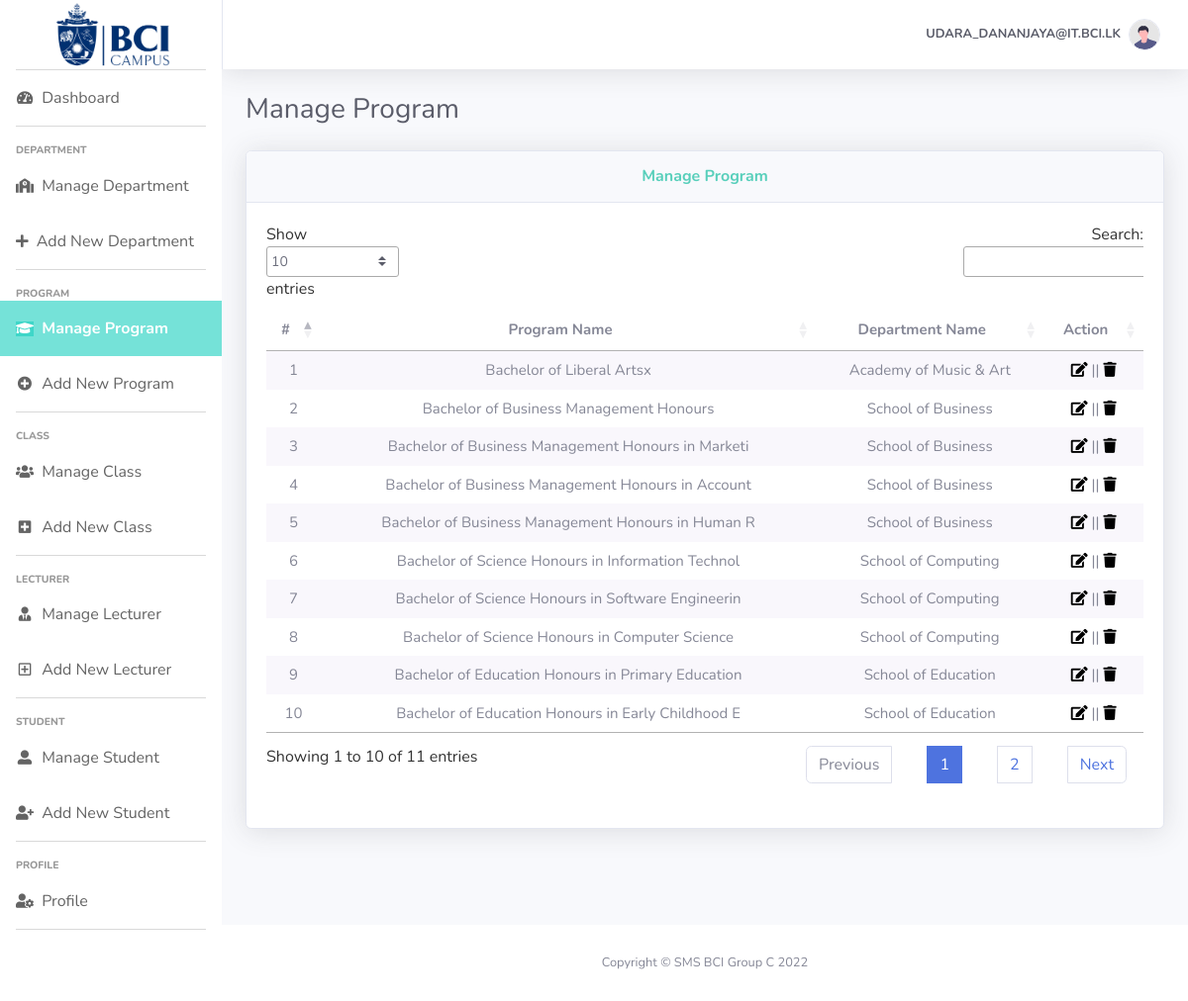
/Admin/Manage_Program.php (signed in), run on the app's committed database.
### tables this page shows
CREATE TABLE `program` (
  `program_id` int(11) NOT NULL,
  `program_name` varchar(100) NOT NULL,
  `department_id` int(11) NOT NULL
);

CREATE TABLE `department` (
  `department_id` int(11) NOT NULL,
  `department_name` varchar(100) NOT NULL
);

### Admin/Manage_Program.php (the view, shortened to what this page needs)
<?php
require_once "../config/database.php";
require_once "layout/header.php";
require_once "layout/footer.php";
$sql = "SELECT * FROM `program` LEFT JOIN `department` ON `program`.`department_id` =`department`.`department_id`";
$result = $conn->query($sql);
html_header("Manage_Program");
echo <<<EOT
<h1 class="h3 mb-4 text-gray-800">Manage Program</h1>
<div class="card shadow mb-4">
<div class="card-header py-3">
    <h6 class="m-0 font-weight-bold text-center" Style="color:#58cfbb;">Manage Program</h6>
</div>
<div class="card-body">
    <div class="table-responsive">
        <table class="stripe" style="text-align:center; white-space:nowrap;font-size: 15px;" id="dataTable" width="100%" cellspacing="0">
            <thead>
                <tr>
                    <th><center>#<center></th>
                    <th><center>Program Name<center></th>
                    <th><center>Department Name<center></th>
                    <th style="text-align: center;">Action</th>
                </tr>
            </thead>
            <tbody>
EOT;
if ($result->num_rows > 0) {
    $i=0;
    while($row = $result->fetch_assoc()) {
$i++;
        echo <<<EOT
        <tr>
            <td>$i</td>
            <td>{$row["program_name"]}</td>
            <td>{$row["department_name"]}</td>
            <td> <a href='Update_Program?EditId={$row["program_id"]}'><i class="fas fa-edit"></i></a> || <a href='Manage_Program.php?DeleteId={$row["program_id"]}' onclick="return confirm('Do you really want to Delete ?');"> <i class="fas fa-trash"></i> </a> </td>
        </tr>
        EOT;
    }
        echo"</tbody></table></div></div></div>";
} else {
        echo"</tbody></table></div></div></div>";
}
html_footer();
?>

### Admin/layout/header.php (shortened to what this page needs)
<?php
function html_header($active) {
	$Dashboard = "";
	$Manage_Department = "";
	$Add_New_Department = "";
    $Manage_Program = "";
    $Add_New_Program="";
    $Manage_Class="";
    $Add_New_Class="";
    $Manage_Lecturer="";
    $Add_New_Lecturer = "";
	$Manage_Student = "";
    $Add_New_Student = "";
    $Profile = "";
switch ($active) {
    case "Manage_Program":
        $Manage_Program="active";
        $active="Manage Program";
        break;
}
$username=$_SESSION['Session_Id'];
echo <<<EOT
<!DOCTYPE html>
<html lang="en">
<head>
    <title>Admin Panel - $active </title>
    <link href="../vendor/fontawesome/css/all.min.css" rel="stylesheet" type="text/css">
    <link href="../css/sb-admin.css" rel="stylesheet">
    <link href="../vendor/datatables/jquery.dataTables.min.css" rel="stylesheet">
</head>
<body id="page-top">
    <div id="wrapper">
        <ul class="navbar-nav bg-gradient-primary sidebar sidebar-dark accordion" id="accordionSidebar">
        <a class="sidebar-brand d-flex align-items-center justify-content-center" href="Dashboard">
            <div class="sidebar-brand-icon">
                <img src="../img/brand.png" height="70px" width="200px">
            </div>
        </a>
        <hr class="sidebar-divider my-0">
        <li class="nav-item $Dashboard">
            <a class="nav-link" href="Dashboard">
                <i class="fas fa-fw fa-tachometer-alt"></i>
                <span>Dashboard</span></a>
        </li>
        <hr class="sidebar-divider">
        <div class="sidebar-heading">
            Department
        </div>
        <li class="nav-item $Manage_Department">
            <a class="nav-link" href="Manage_Department">
                <i class="fas fa-school"></i>
                <span>Manage Department</span></a>
        </li>
        <li class="nav-item $Add_New_Department">
            <a class="nav-link" href="Add_New_Department">
                <i class="fas fa-plus"></i>
                <span>Add New Department</span></a>
        </li>
        <hr class="sidebar-divider">
        <div class="sidebar-heading">
            Program
        </div>
        <li class="nav-item $Manage_Program">
            <a class="nav-link" href="Manage_Program">
                <i class="fas fa-fw fa-graduation-cap"></i>
                <span>Manage Program</span></a>
        </li>
        <li class="nav-item $Add_New_Program">
            <a class="nav-link" href="Add_New_Program">
                <i class="fas fa-fw fa-plus-circle"></i>
                <span>Add New Program</span></a>
        </li>
        <hr class="sidebar-divider">
        <div class="sidebar-heading">
            Class
        </div>
        <li class="nav-item $Manage_Class">
            <a class="nav-link" href="Manage_Class">
                <i class="fas fa-fw fa-users"></i>
                <span>Manage Class</span></a>
        </li>
        <li class="nav-item $Add_New_Class">
            <a class="nav-link" href="Add_New_Class">
                <i class="fas fa-fw fa-plus-square"></i>
                <span>Add New Class</span></a>
        </li>
        <hr class="sidebar-divider">
        <div class="sidebar-heading">
            Lecturer
        </div>
        <li class="nav-item $Manage_Lecturer">
            <a class="nav-link" href="Manage_Lecturer">
                <i class="fas fa-fw fa-user-tie"></i>
                <span>Manage Lecturer</span></a>
        </li>
        <li class="nav-item $Add_New_Lecturer">
            <a class="nav-link" href="Add_New_Lecturer">
                <i class="far fa-fw fa-plus-square"></i>
                <span>Add New Lecturer</span></a>
        </li>
        <hr class="sidebar-divider">
        <div class="sidebar-heading">
            Student
        </div>
        <li class="nav-item $Manage_Student">
            <a class="nav-link" href="Manage_Student">
                <i class="fas fa-fw fa-user-alt"></i>
                <span>Manage Student</span></a>
        </li>
        <li class="nav-item $Add_New_Student">
            <a class="nav-link" href="Add_New_Student">
                <i class="fas fa-fw fa-user-plus"></i>
                <span>Add New Student</span></a>
        </li>
        <hr class="sidebar-divider">
        <div class="sidebar-heading">
        Profile
        </div>
        <li class="nav-item $Profile">
            <a class="nav-link" href="Profile">
                <i class="fas fa-fw fa-user-cog"></i>
                <span>Profile</span></a>
        </li>
        <hr class="sidebar-divider d-none d-md-block">
        <div class="text-center d-none d-md-inline">
            <button class="rounded-circle border-0" id="sidebarToggle"></button>
        </div>
    </ul>
        <div id="content-wrapper" class="d-flex flex-column">
            <div id="content">
                <nav class="border-left navbar navbar-expand navbar-light bg-gradient-primary topbar mb-4 static-top shadow">
                    <ul class="navbar-nav ml-auto">
                        <li class="nav-item dropdown no-arrow">
                            <a class="nav-link dropdown-toggle"  id="userDropdown" role="button" data-toggle="dropdown" aria-haspopup="true" aria-expanded="false">
                                <span class="mr-2 d-none d-lg-inline text-dark font-weight-bold text-uppercase small">$username</span>
                                <img class="img-profile rounded-circle border" src="../img/profile.svg">
                            </a>
                        </li>
                    </ul>
                </nav>
                <div class="container-fluid">
EOT;
}
?>

### Admin/layout/footer.php
<?php
function html_footer() {
echo <<<EOT
                </div>
            </div>
            <footer class="sticky-footer bg-white">
                <div class="container my-auto">
                    <div class="copyright text-center my-auto">
                        <span>Copyright &copy; SMS BCI Group C 2022</span>
                    </div>
                </div>
            </footer>
        </div>
    </div>
    <a class="scroll-to-top rounded" href="#page-top">
        <i class="fas fa-angle-up"></i>
    </a>
    <div class="modal fade" id="logoutModal" tabindex="-1" role="dialog" aria-labelledby="exampleModalLabel" aria-hidden="true">
        <div class="modal-dialog" role="document">
            <div class="modal-content">
                <div class="modal-header">
                    <h5 class="modal-title" id="exampleModalLabel">Ready to Leave?</h5>
                    <button class="close" type="button" data-dismiss="modal" aria-label="Close">
                        <span aria-hidden="true">×</span>
                    </button>
                </div>
                <div class="modal-body">Select "Logout" below if you are ready to end your current session.</div>
                <div class="modal-footer">
                    <button class="btn btn-secondary" type="button" data-dismiss="modal">Cancel</button>
                    <a class="btn btn-primary" href="logout.php">Logout</a>
                </div>
            </div>
        </div>
    </div>
    <script src="../vendor/bootstrap/js/bootstrap.bundle.min.js"></script>
    <script src="../vendor/jquery-easing/jquery.easing.min.js"></script>
    <script src="../js/sb-admin-2.min.js"></script>
    <script src="../js/bs-init.js"></script>
    <script src="../vendor/datatables/jquery.dataTables.min.js"></script>
    <script src="../vendor/datatables/dataTables.bootstrap4.min.js"></script>
    <script src="../js/datatables.js"></script>
</body>
</html>
EOT;
}
?>

### data on the page
program: program_name "Bachelor of Liberal Artsx", department.department_name "Academy of Music & Art"
program: program_name "Bachelor of Business Management Honours", department.department_name "School of Business"
program: program_name "Bachelor of Business Management Honours in Marketi", department.department_name "School of Business"
program: program_name "Bachelor of Business Management Honours in Account", department.department_name "School of Business"
program: program_name "Bachelor of Business Management Honours in Human R", department.department_name "School of Business"
program: program_name "Bachelor of Science Honours in Information Technol", department.department_name "School of Computing"
program: program_name "Bachelor of Science Honours in Software Engineerin", department.department_name "School of Computing"
program: program_name "Bachelor of Science Honours in Computer Science", department.department_name "School of Computing"
program: program_name "Bachelor of Education Honours in Primary Education", department.department_name "School of Education"
program: program_name "Bachelor of Education Honours in Early Childhood E", department.department_name "School of Education"

### other printed values
$username "UDARA_DANANJAYA@IT.BCI.LK"
